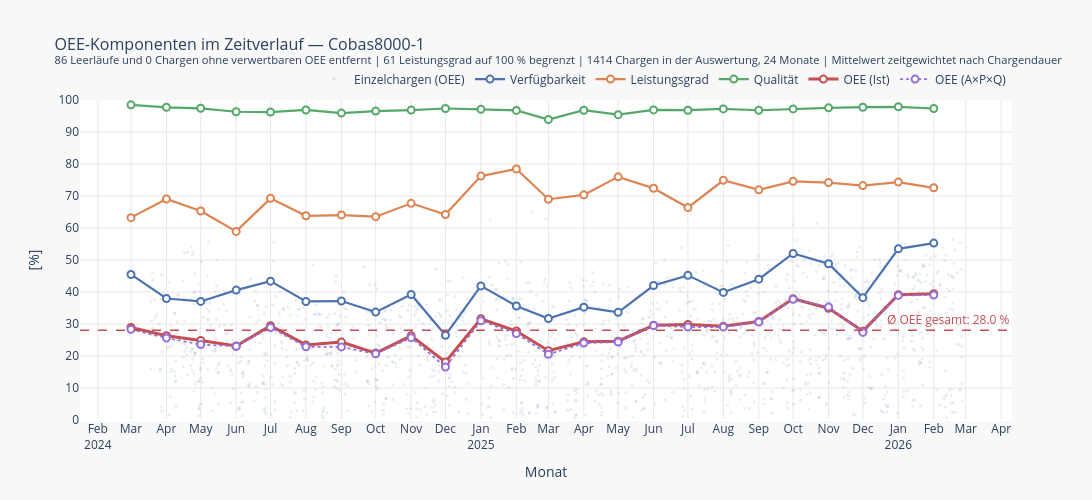

The notebook cell this image was saved under:
### Code cell
# Erstellt den OEE-Komponentengraph für eine einzelne Linie.
def plot_oee_components(label: str) -> go.Figure:

    d       = cobas_data[label]
    dfc     = d["df_clean"]
    monthly = d["monthly"]
    meta    = d["meta"]

    # Zeitgewichteter Gesamt-OEE als Referenzlinie.
    oee_avg = np.average(dfc["oee_pct"], weights=dfc["duration_min"])

    fig = go.Figure()

    # Einzelchargen als sehr kleine, fast transparente Punkte im Hintergrund.
    fig.add_trace(go.Scatter(
        x             = dfc["start"],
        y             = dfc["oee_pct"],
        mode          = "markers",
        name          = "Einzelchargen (OEE)",
        marker        = dict(color=meta["color"], size=3, opacity=0.12),
        hovertemplate = "Datum: %{x|%d.%m.%Y}<br>OEE: %{y:.1f} %<extra>Einzelcharge</extra>",
    ))

    # Zeitgewichtete monatliche Mittelwertlinie je OEE-Komponente.
    for comp_col, cfg in COMP.items():
        if comp_col not in monthly.columns:
            continue

        line_cfg = dict(color=cfg["color"], width=cfg["width"])
        if cfg["dash"]:
            line_cfg["dash"] = cfg["dash"]

        fig.add_trace(go.Scatter(
            x             = monthly["month_dt"],
            y             = monthly[comp_col],
            mode          = "lines+markers",
            name          = cfg["name"],
            line          = line_cfg,
            marker        = dict(size=7, color="white",
                                 line=dict(color=cfg["color"], width=2)),
            hovertemplate = (
                f"<b>%{{x|%B %Y}}</b><br>"
                f"{cfg['name']}: %{{y:.1f}} %"
                "<extra></extra>"
            ),
        ))

    # Horizontale Referenzlinie für den zeitgewichteten Gesamt-OEE.
    fig.add_hline(
        y                   = oee_avg,
        line                = dict(color="#C44E52", width=1.5, dash="dash"),
        annotation_text     = f"Ø OEE gesamt: {oee_avg:.1f} %",
        annotation_position = "top right",
        annotation_font     = dict(color="#C44E52", size=12),
    )

    n_months  = len(monthly)
    n_batches = len(dfc)

    fig.update_layout(
        title = dict(
            text = (
                f"OEE-Komponenten im Zeitverlauf — {label}<br>"
                f"<sup>{cobas_data[label]['n_zero']} Leerläufe und "
                f"{cobas_data[label]['n_invalid']} Chargen ohne verwertbaren OEE entfernt | "
                f"{cobas_data[label]['n_capped']} Leistungsgrad auf 100 % begrenzt "
                f"| {n_batches} Chargen in der Auswertung, {n_months} Monate "
                f"| Mittelwert zeitgewichtet nach Chargendauer</sup>"
            ),
            font = dict(size=16),
        ),
        xaxis = dict(
            title      = "Monat",
            tickformat = "%b\n%Y",
            dtick      = "M1",
            showgrid   = True,
            gridcolor  = "#e8e8e8",
        ),
        yaxis = dict(
            title     = "[%]",
            range     = [0, 100],
            tickvals  = list(range(0, 101, 10)),
            showgrid  = True,
            gridcolor = "#e8e8e8",
        ),
        legend = dict(
            orientation = "h",
            yanchor     = "bottom", y = 1.02,
            xanchor     = "right",  x = 1,
            font        = dict(size=12),
        ),
        plot_bgcolor  = "white",
        paper_bgcolor = "#f8f8f8",
        width         = 1100,
        height        = 500,
        hovermode     = "x unified",
    )

    return fig


# Graph für Cobas8000-1 rendern.
plot_oee_components("Cobas8000-1").show()

### Figure 1 — Plotly figure (JSON) as saved in the notebook; plotly's stock layout.template omitted (floating-point values rounded to 4 significant figures; data arrays with more than 128 entries replaced by an {"elided": "..."} marker saying what was removed)
{"data": [{"hovertemplate": "Datum: %{x|%d.%m.%Y}<br>OEE: %{y:.1f} %<extra>Einzelcharge</extra>", "marker": {"color": "#4C72B0", "opacity": 0.12, "size": 3}, "mode": "markers", "name": "Einzelchargen (OEE)", "type": "scatter", "x": {"elided": "1414 str values"}, "y": {"elided": "1414 float values"}}, {"hovertemplate": "<b>%{x|%B %Y}</b><br>Verfügbarkeit: %{y:.1f} %<extra></extra>", "line": {"color": "#4C72B0", "width": 2.2}, "marker": {"color": "white", "line": {"color": "#4C72B0", "width": 2}, "size": 7}, "mode": "lines+markers", "name": "Verfügbarkeit", "type": "scatter", "x": ["2024-03-01T00:00:00.000000", "2024-04-01T00:00:00.000000", "2024-05-01T00:00:00.000000", "2024-06-01T00:00:00.000000", "2024-07-01T00:00:00.000000", "2024-08-01T00:00:00.000000", "2024-09-01T00:00:00.000000", "2024-10-01T00:00:00.000000", "2024-11-01T00:00:00.000000", "2024-12-01T00:00:00.000000", "2025-01-01T00:00:00.000000", "2025-02-01T00:00:00.000000", "2025-03-01T00:00:00.000000", "2025-04-01T00:00:00.000000", "2025-05-01T00:00:00.000000", "2025-06-01T00:00:00.000000", "2025-07-01T00:00:00.000000", "2025-08-01T00:00:00.000000", "2025-09-01T00:00:00.000000", "2025-10-01T00:00:00.000000", "2025-11-01T00:00:00.000000", "2025-12-01T00:00:00.000000", "2026-01-01T00:00:00.000000", "2026-02-01T00:00:00.000000"], "y": [45.48, 37.96, 37.05, 40.6, 43.39, 37.04, 37.18, 33.72, 39.23, 26.48, 41.91, 35.61, 31.71, 35.27, 33.64, 42.02, 45.2, 39.88, 44.0, 52.04, 48.84, 38.24, 53.49, 55.28]}, {"hovertemplate": "<b>%{x|%B %Y}</b><br>Leistungsgrad: %{y:.1f} %<extra></extra>", "line": {"color": "#DD8452", "width": 2.2}, "marker": {"color": "white", "line": {"color": "#DD8452", "width": 2}, "size": 7}, "mode": "lines+markers", "name": "Leistungsgrad", "type": "scatter", "x": ["2024-03-01T00:00:00.000000", "2024-04-01T00:00:00.000000", "2024-05-01T00:00:00.000000", "2024-06-01T00:00:00.000000", "2024-07-01T00:00:00.000000", "2024-08-01T00:00:00.000000", "2024-09-01T00:00:00.000000", "2024-10-01T00:00:00.000000", "2024-11-01T00:00:00.000000", "2024-12-01T00:00:00.000000", "2025-01-01T00:00:00.000000", "2025-02-01T00:00:00.000000", "2025-03-01T00:00:00.000000", "2025-04-01T00:00:00.000000", "2025-05-01T00:00:00.000000", "2025-06-01T00:00:00.000000", "2025-07-01T00:00:00.000000", "2025-08-01T00:00:00.000000", "2025-09-01T00:00:00.000000", "2025-10-01T00:00:00.000000", "2025-11-01T00:00:00.000000", "2025-12-01T00:00:00.000000", "2026-01-01T00:00:00.000000", "2026-02-01T00:00:00.000000"], "y": [63.24, 69.05, 65.32, 58.94, 69.26, 63.82, 64.05, 63.53, 67.71, 64.21, 76.22, 78.43, 68.99, 70.36, 75.98, 72.42, 66.39, 74.92, 71.92, 74.57, 74.18, 73.25, 74.35, 72.57]}, {"hovertemplate": "<b>%{x|%B %Y}</b><br>Qualität: %{y:.1f} %<extra></extra>", "line": {"color": "#55A868", "width": 2.2}, "marker": {"color": "white", "line": {"color": "#55A868", "width": 2}, "size": 7}, "mode": "lines+markers", "name": "Qualität", "type": "scatter", "x": ["2024-03-01T00:00:00.000000", "2024-04-01T00:00:00.000000", "2024-05-01T00:00:00.000000", "2024-06-01T00:00:00.000000", "2024-07-01T00:00:00.000000", "2024-08-01T00:00:00.000000", "2024-09-01T00:00:00.000000", "2024-10-01T00:00:00.000000", "2024-11-01T00:00:00.000000", "2024-12-01T00:00:00.000000", "2025-01-01T00:00:00.000000", "2025-02-01T00:00:00.000000", "2025-03-01T00:00:00.000000", "2025-04-01T00:00:00.000000", "2025-05-01T00:00:00.000000", "2025-06-01T00:00:00.000000", "2025-07-01T00:00:00.000000", "2025-08-01T00:00:00.000000", "2025-09-01T00:00:00.000000", "2025-10-01T00:00:00.000000", "2025-11-01T00:00:00.000000", "2025-12-01T00:00:00.000000", "2026-01-01T00:00:00.000000", "2026-02-01T00:00:00.000000"], "y": [98.49, 97.73, 97.41, 96.32, 96.22, 96.89, 95.91, 96.53, 96.84, 97.35, 97.09, 96.75, 93.9, 96.81, 95.42, 96.91, 96.81, 97.21, 96.8, 97.22, 97.56, 97.74, 97.87, 97.34]}, {"hovertemplate": "<b>%{x|%B %Y}</b><br>OEE (Ist): %{y:.1f} %<extra></extra>", "line": {"color": "#C44E52", "width": 3}, "marker": {"color": "white", "line": {"color": "#C44E52", "width": 2}, "size": 7}, "mode": "lines+markers", "name": "OEE (Ist)", "type": "scatter", "x": ["2024-03-01T00:00:00.000000", "2024-04-01T00:00:00.000000", "2024-05-01T00:00:00.000000", "2024-06-01T00:00:00.000000", "2024-07-01T00:00:00.000000", "2024-08-01T00:00:00.000000", "2024-09-01T00:00:00.000000", "2024-10-01T00:00:00.000000", "2024-11-01T00:00:00.000000", "2024-12-01T00:00:00.000000", "2025-01-01T00:00:00.000000", "2025-02-01T00:00:00.000000", "2025-03-01T00:00:00.000000", "2025-04-01T00:00:00.000000", "2025-05-01T00:00:00.000000", "2025-06-01T00:00:00.000000", "2025-07-01T00:00:00.000000", "2025-08-01T00:00:00.000000", "2025-09-01T00:00:00.000000", "2025-10-01T00:00:00.000000", "2025-11-01T00:00:00.000000", "2025-12-01T00:00:00.000000", "2026-01-01T00:00:00.000000", "2026-02-01T00:00:00.000000"], "y": [28.91, 26.35, 24.83, 23.12, 29.49, 23.47, 24.34, 20.91, 26.31, 18.13, 31.62, 27.8, 21.64, 24.43, 24.64, 29.59, 29.84, 29.26, 30.79, 37.91, 34.93, 27.76, 39.17, 39.44]}, {"hovertemplate": "<b>%{x|%B %Y}</b><br>OEE (A×P×Q): %{y:.1f} %<extra></extra>", "line": {"color": "#9370DB", "dash": "dot", "width": 1.8}, "marker": {"color": "white", "line": {"color": "#9370DB", "width": 2}, "size": 7}, "mode": "lines+markers", "name": "OEE (A×P×Q)", "type": "scatter", "x": ["2024-03-01T00:00:00.000000", "2024-04-01T00:00:00.000000", "2024-05-01T00:00:00.000000", "2024-06-01T00:00:00.000000", "2024-07-01T00:00:00.000000", "2024-08-01T00:00:00.000000", "2024-09-01T00:00:00.000000", "2024-10-01T00:00:00.000000", "2024-11-01T00:00:00.000000", "2024-12-01T00:00:00.000000", "2025-01-01T00:00:00.000000", "2025-02-01T00:00:00.000000", "2025-03-01T00:00:00.000000", "2025-04-01T00:00:00.000000", "2025-05-01T00:00:00.000000", "2025-06-01T00:00:00.000000", "2025-07-01T00:00:00.000000", "2025-08-01T00:00:00.000000", "2025-09-01T00:00:00.000000", "2025-10-01T00:00:00.000000", "2025-11-01T00:00:00.000000", "2025-12-01T00:00:00.000000", "2026-01-01T00:00:00.000000", "2026-02-01T00:00:00.000000"], "y": [28.33, 25.62, 23.58, 23.05, 28.92, 22.9, 22.84, 20.68, 25.72, 16.55, 31.01, 27.02, 20.54, 24.02, 24.39, 29.49, 29.05, 29.04, 30.63, 37.73, 35.34, 27.38, 38.92, 39.04]}], "layout": {"annotations": [{"font": {"color": "#C44E52", "size": 12}, "showarrow": false, "text": "Ø OEE gesamt: 28.0 %", "x": 1, "xanchor": "right", "xref": "x domain", "y": 28.04, "yanchor": "bottom", "yref": "y"}], "height": 500, "hovermode": "x unified", "legend": {"font": {"size": 12}, "orientation": "h", "x": 1, "xanchor": "right", "y": 1.02, "yanchor": "bottom"}, "paper_bgcolor": "#f8f8f8", "plot_bgcolor": "white", "shapes": [{"line": {"color": "#C44E52", "dash": "dash", "width": 1.5}, "type": "line", "x0": 0, "x1": 1, "xref": "x domain", "y0": 28.04, "y1": 28.04, "yref": "y"}], "title": {"font": {"size": 16}, "text": "OEE-Komponenten im Zeitverlauf — Cobas8000-1<br><sup>86 Leerläufe und 0 Chargen ohne verwertbaren OEE entfernt | 61 Leistungsgrad auf 100 % begrenzt | 1414 Chargen in der Auswertung, 24 Monate | Mittelwert zeitgewichtet nach Chargendauer</sup>"}, "width": 1100, "xaxis": {"dtick": "M1", "gridcolor": "#e8e8e8", "showgrid": true, "tickformat": "%b\n%Y", "title": {"text": "Monat"}}, "yaxis": {"gridcolor": "#e8e8e8", "range": [0, 100], "showgrid": true, "tickvals": [0, 10, 20, 30, 40, 50, 60, 70, 80, 90, 100], "title": {"text": "[%]"}}}}
